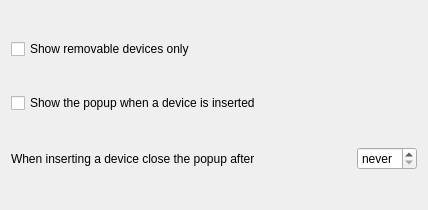
<?xml version="1.0" encoding="UTF-8"?>
<ui version="4.0">
 <class>configurationPage</class>
 <widget class="QWidget" name="configurationPage">
  <property name="geometry">
   <rect>
    <x>0</x>
    <y>0</y>
    <width>428</width>
    <height>210</height>
   </rect>
  </property>
  <property name="windowTitle">
   <string>Form</string>
  </property>
  <layout class="QGridLayout" name="gridLayout">
   <item row="3" column="0">
    <layout class="QGridLayout" name="gridLayout_2">
     <item row="1" column="1">
      <widget class="KIntSpinBox" name="hidePopupAfter">
       <property name="maximumSize">
        <size>
         <width>60</width>
         <height>16777215</height>
        </size>
       </property>
       <property name="specialValueText">
        <string>never</string>
       </property>
      </widget>
     </item>
     <item row="1" column="0">
      <widget class="QLabel" name="label">
       <property name="minimumSize">
        <size>
         <width>0</width>
         <height>0</height>
        </size>
       </property>
       <property name="sizeIncrement">
        <size>
         <width>7</width>
         <height>0</height>
        </size>
       </property>
       <property name="text">
        <string>When inserting a device close the popup after</string>
       </property>
       <property name="wordWrap">
        <bool>true</bool>
       </property>
      </widget>
     </item>
    </layout>
   </item>
   <item row="1" column="0">
    <widget class="QCheckBox" name="showOnlyRemovable">
     <property name="text">
      <string>Show removable devices only</string>
     </property>
    </widget>
   </item>
   <item row="2" column="0">
    <widget class="QCheckBox" name="showPopupOnInsert">
     <property name="text">
      <string>Show the popup when a device is inserted</string>
     </property>
    </widget>
   </item>
  </layout>
 </widget>
 <customwidgets>
  <customwidget>
   <class>KIntSpinBox</class>
   <extends>QSpinBox</extends>
   <header>knuminput.h</header>
  </customwidget>
 </customwidgets>
 <resources/>
 <connections/>
</ui>
